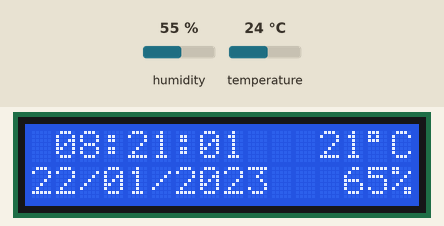
The sketch below on a simulated Arduino Uno, built with avr-gcc and run on an emulated ATmega328P. On the bench: 16×2 character LCD. The test bench sets the inputs (shaded band); at power-on: humidity 55 %, temperature 24 °C.

Above: at 5.8 s.
5.9 s: humidity set to 22 %
At 7.7 s:
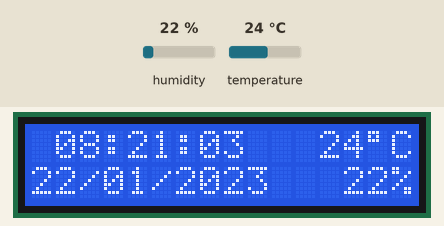
10.2 s: temperature set to 12 °C
At 13.7 s:
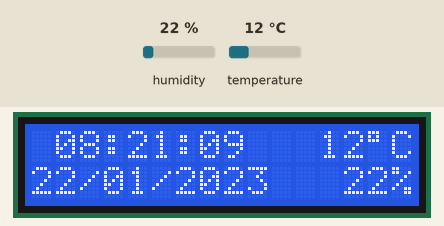
14.5 s: humidity set to 40 %
At 16.7 s:
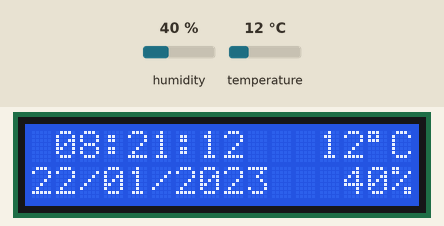
18.8 s: temperature set to 19 °C
At 19.7 s:
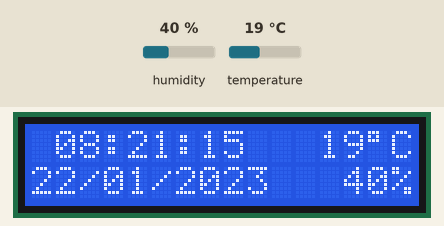

The sketch:

humiditySensor.ino
```cpp
// include the library code:
#include <LiquidCrystal.h>
#include <dht_nonblocking.h>

#define DHT_SENSOR_TYPE DHT_TYPE_11


// initialize the library with the numbers of the interface pins
LiquidCrystal lcd(6, 7, 2, 3, 4, 5); // RS, E, DB4, DB5, DB6, DB7
static const int DHT_SENSOR_PIN = 13;
DHT_nonblocking dht_sensor( DHT_SENSOR_PIN, DHT_SENSOR_TYPE );

int LCDWidth = 16, LCDHeight = 2;

void setup() {
  Serial.begin(9600);
  // set up the LCD's number of columns and rows:
  lcd.begin(LCDWidth, LCDHeight);
  clearLCD();
  delay(200);
  writeLogo(100);
  scrollLeft(50);
  clearLCD();
  showTempHum();
  scrollRight(50);
}

static bool measure_environment( float *temp, float *hum )
{
  static unsigned long measurement_timestamp = millis( );

  /* Measure once every four seconds. */
  if( millis( ) - measurement_timestamp > 3000ul )
  {
    if( dht_sensor.measure( temp, hum ) == true )
    {
      measurement_timestamp = millis( );
      return( true );
    }
  }

  return( false );
}


float temperature = 21;
float humidity = 65;

// Time Stuff
long hour = 8;
long min = 21; // 3sec 6:01 2.5ms in the second
long sec = 0;
long prevAcc = 0;
long acc = 0;

// Date Stuff
int day = 22;
int month = 1;
int year = 2023;


void loop() {
  // Time Data
  String hourStr;
  String minStr;
  String secStr;

  if (hour < 10){
    hourStr = "0" + String(hour);
  } else {
    hourStr = String(hour);
  }

  if (min < 10){
    minStr = "0" + String(min);
  } else {
    minStr = String(min);
  }

  if (sec < 10){
    secStr = "0" + String(sec);
  } else {
    secStr = String(sec);
  }

 // Date Data
  String dayStr;
  String monthStr;
  String yearStr = String(year);

  if (day < 10){
    dayStr = "0" + String(day);
  } else {
    dayStr = String(day);
  }

  if (month < 10){
    monthStr = "0" + String(month);
  } else {
    monthStr = String(month);
  }

  // Environment Data
  String tempStr;
  String humiStr;

  measure_environment( &temperature, &humidity);

  if (temperature < 10){
    tempStr = " " + String((int)temperature);
  } else {
    tempStr = String((int)temperature);
  }

  if (humidity < 10){
    humiStr = " " + String((int)humidity);
  } else {
    humiStr = String((int)humidity);
  }


  setLCD(" " + hourStr + ":" + minStr + ":" + secStr + "   " + tempStr + "\337C", dayStr + "/" + monthStr + "/" + yearStr + "   " + humiStr + "%");
  prevAcc = acc;
  acc = millis() % (1000-4);
  if (prevAcc > acc){
    sec++;
  }
  if (sec > 59){
    min++;
    sec = 0;
  }
  if (min > 59){
    hour++;
    min = 0;
  }
  if (hour > 23){
    hour = 0;
    day++;
  }
  if (day > checkDaysInMonth(month)){
    day = 1;
    month ++;
  }
  if (month > 12){
    month = 1;
    year++;
  }
}

int checkDaysInMonth(int month){
  switch (month){
    case 1:
      return 31;
    case 2:
      if (isLeapYear(year)){
        return 29;
      } else {
        return 28;
      }
    case 3:
      return 31;
    case 4:
      return 30;
    case 5:
      return 31;
    case 6:
      return 30;
    case 7:
      return 31;
    case 8:
      return 31;
    case 9:
      return 30;
    case 10:
      return 31;
    case 11:
      return 30;
    case 12:
      return 31;
    default:
      return 0;
  }
}

bool isLeapYear(int y){
  return y%4 == 0 && y%100 != 0 || y%400 == 0;
}

void setLCD(String line1, String line2){
  lcd.setCursor(0, 0);
  lcd.print(line1);
  lcd.setCursor(0, 1);
  lcd.print(line2);
}

void clearLCD(){
  lcd.setCursor(0, 0);
  lcd.print("                ");
  lcd.setCursor(0, 1);
  lcd.print("                ");
}

void scrollLeft(int del){
  for(int i = 0; i < LCDWidth; i++){
    lcd.scrollDisplayLeft();
    delay(del);
  }
}

void scrollRight(int del){
  for(int i = 0; i < LCDWidth; i++){
    lcd.scrollDisplayRight();
    delay(del);
  }
}

void writeLogo(int del){
  int wait = 1000;
  int sOff = 1;
  int iOff = 4;
  lcd.setCursor(0+sOff, 0);
  lcd.print("S");
  delay(del);
  lcd.setCursor(1+sOff, 0);
  lcd.print("t");
  delay(del);
  lcd.setCursor(2+sOff, 0);
  lcd.print("e");
  delay(del);
  lcd.setCursor(3+sOff, 0);
  lcd.print("v");
  delay(del);
  lcd.setCursor(4+sOff, 0);
  lcd.print("e");
  delay(del);
  lcd.setCursor(5+sOff, 0);
  lcd.print("n");
  delay(del);
  lcd.setCursor(6+sOff, 0);
  lcd.print("s");
  delay(del);
  lcd.setCursor(7+sOff, 0);
  lcd.print("o");
  delay(del);
  lcd.setCursor(8+sOff, 0);
  lcd.print("n");
  delay(del);


  lcd.setCursor(0+iOff, 1);
  lcd.print("I");
  delay(del);
  lcd.setCursor(1+iOff, 1);
  lcd.print("n");
  delay(del);
  lcd.setCursor(2+iOff, 1);
  lcd.print("d");
  delay(del);
  lcd.setCursor(3+iOff, 1);
  lcd.print("u");
  delay(del);
  lcd.setCursor(4+iOff, 1);
  lcd.print("s");
  delay(del);
  lcd.setCursor(5+iOff, 1);
  lcd.print("t");
  delay(del);
  lcd.setCursor(6+iOff, 1);
  lcd.print("r");
  delay(del);
  lcd.setCursor(7+iOff, 1);
  lcd.print("i");
  delay(del);
  lcd.setCursor(8+iOff, 1);
  lcd.print("e");
  delay(del);
  lcd.setCursor(9+iOff, 1);
  lcd.print("s");
  delay(wait);
}
void showTempHum(){
  /* Measure temperature and humidity.  If the functions returns
     true, then a measurement is available. */
  measure_environment( &temperature, &humidity);
  // set the cursor to column 0, line 1
  // (note: line 1 is the second row, since counting begins with 0):
  lcd.setCursor(0, 0);
  if (temperature > 9){
    lcd.print("Temperature:" + String((int)temperature) + "\337C");
  } else {
    lcd.print("Temperature: " + String((int)temperature) + "\337C");
  }
  lcd.setCursor(0, 1);
  lcd.print("Humidity: " + String((int)humidity) + "%");

}
```

Measured:
- what the display in image 1 shows lasts 1.0 s, from 7.0 s to 8.0 s
